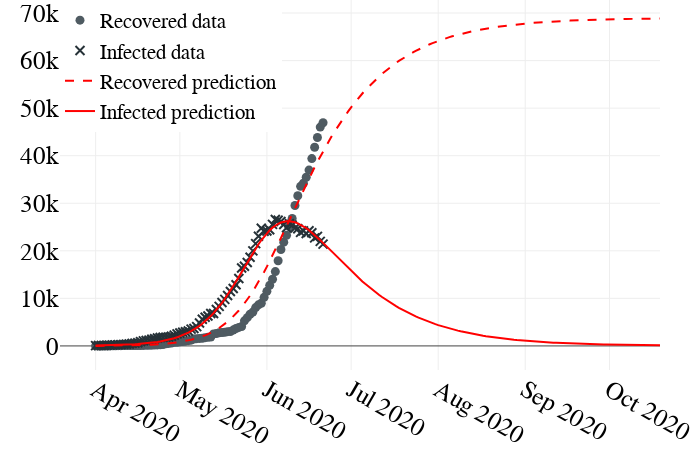

Here is the notebook cell this chart was saved with:
### Code cell
import plotly.graph_objects as go


state = "MA"

fig = go.Figure()

fig.add_trace(go.Scatter(
    name="Recovered data",
    x=real_df.where(real_df["state"] == state).dropna()["date"],
    y=real_df.where(real_df["state"] == state).dropna()["recovered"],
    mode="markers",
    marker_color="#4f5b62"
))

fig.add_trace(go.Scatter(
    name="Infected data",
    x=real_df.where(real_df["state"] == state).dropna()["date"],
    y=real_df.where(real_df["state"] == state).dropna()["active_cases"],
    mode="markers",
    marker_symbol="x-thin",
    marker_line_color="#263238",
    marker_line_width=2,
))

fig.add_trace(go.Scatter(
    name="Recovered prediction",
    x=pred_df.where(pred_df["state"] == state).dropna()["date"],
    y=pred_df.where(pred_df["state"] == state).dropna()["recovered"],
    mode="lines",
    line=dict(dash="dash", width=2, color="red")
))

fig.add_trace(go.Scatter(
    name="Infected prediction",
    x=pred_df.where(pred_df["state"] == state).dropna()["date"],
    y=pred_df.where(pred_df["state"] == state).dropna()["active_cases"],
    mode="lines",
    line=dict(width=2, color="red")
))


fig.update_layout(
    autosize=False,
    template='presentation',
    font=dict(
        family="Sans Serif, bold",
        size=25,
        color="black"
    ),
    margin=dict(
        l=60,
        r=40,
        b=80,
        t=0,
        pad=0
    ),
    legend=dict(
        x=0,
        y=1,
        font=dict(
            size=21,
        ),
    )
)

fig.show(height=500, width=800)
fig.write_image("./Maranhao_Predictions.eps")
